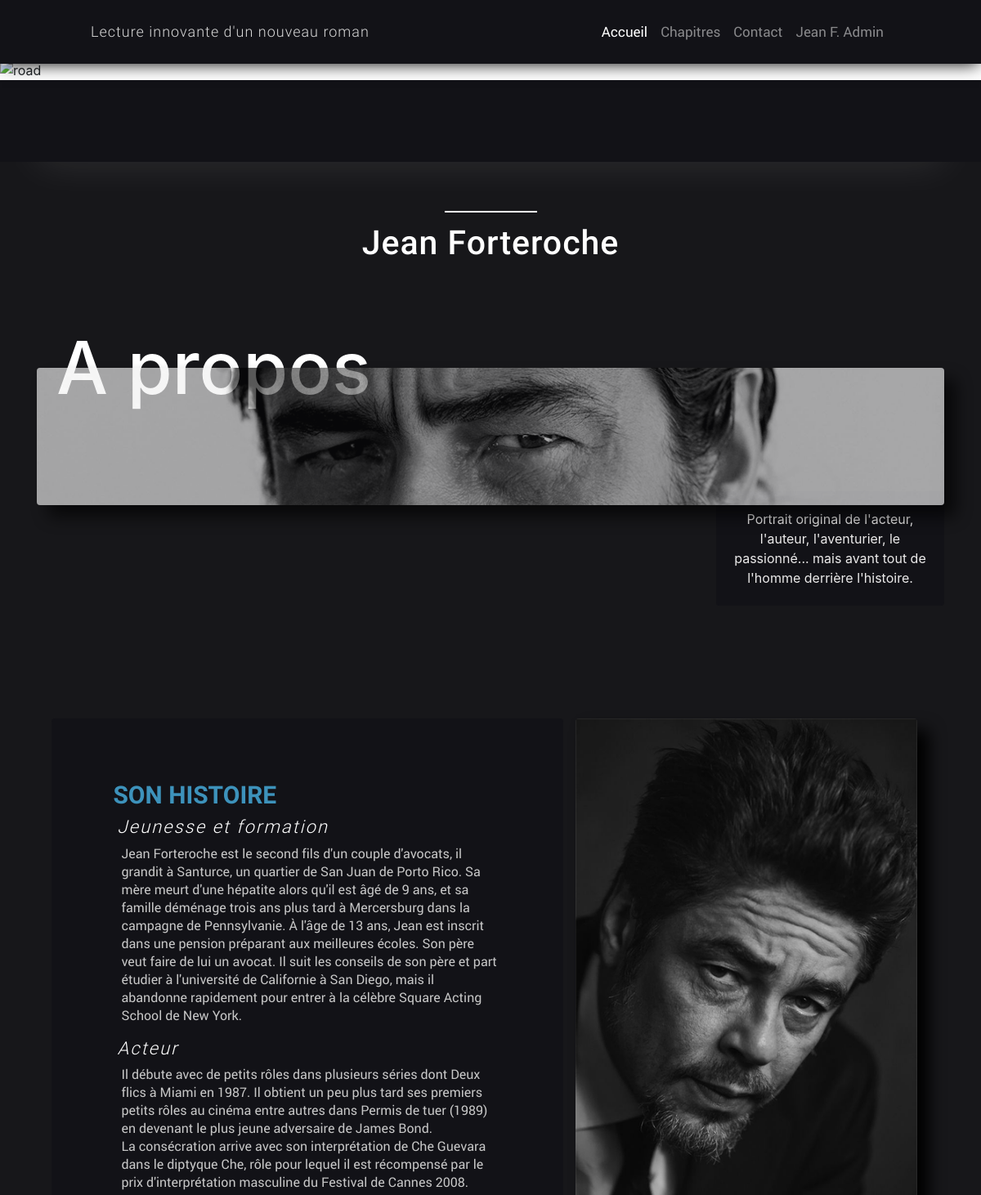
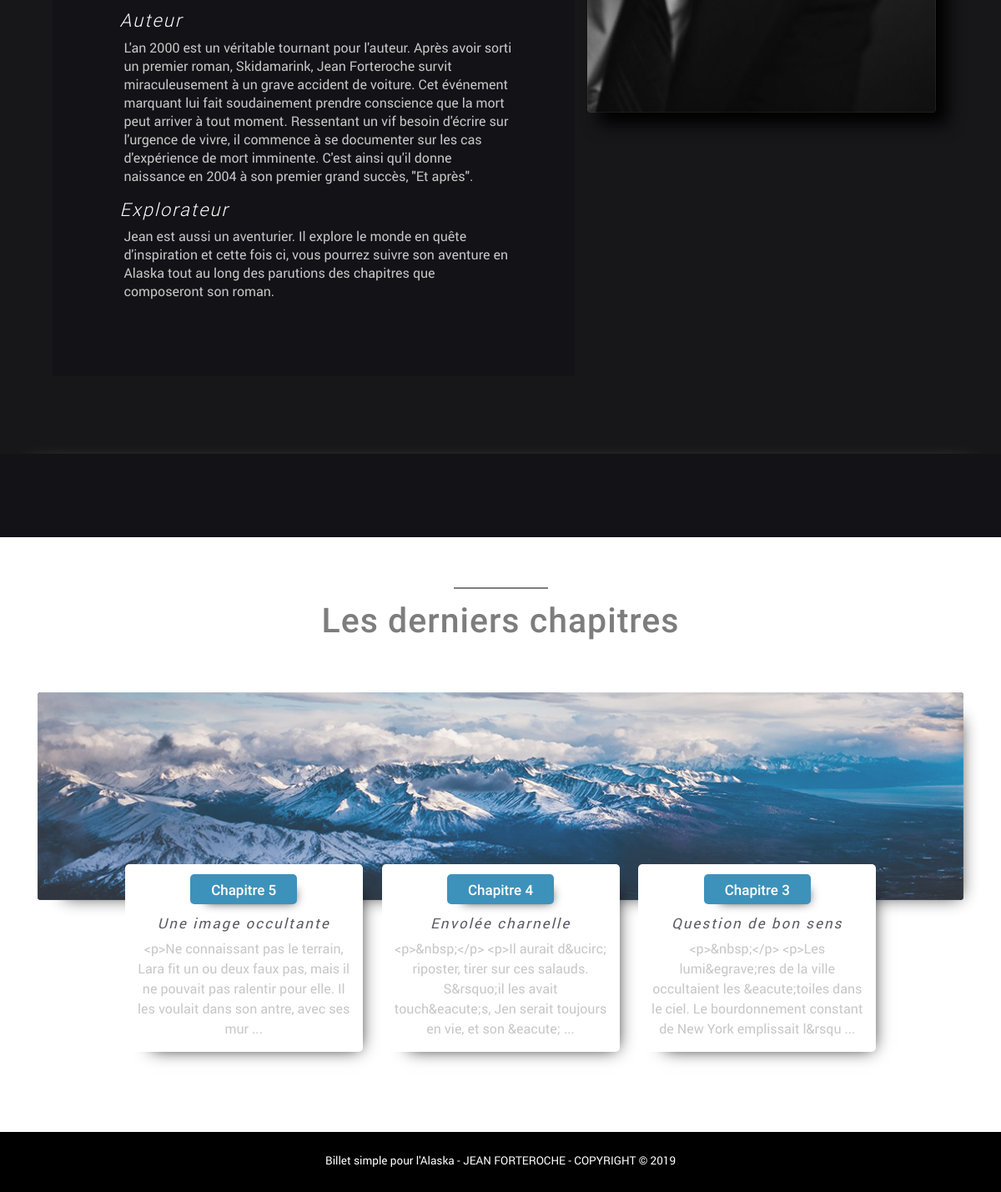
The app's page / (signed in) with its own data (2 pictures, top to bottom).
### tables this page shows
CREATE TABLE `chapitres` (
  `id_chapitre` int(11) NOT NULL,
  `numero` varchar(20) NOT NULL,
  `titre` varchar(255) NOT NULL,
  `date_creation` datetime NOT NULL,
  `date_publication` datetime NOT NULL DEFAULT CURRENT_TIMESTAMP,
  `statut` int(11) NOT NULL DEFAULT '0',
  `content_text` text NOT NULL,
  `img_name` text,
  `img_dest` text
);

### controller/ctrl-Frontend.php (called while the page is built, shortened)
<?php
require('model/ChapterManager.php');
	function viewPreviewChaps()
		{
		    $chapterManager = new ChapterManager();
		    $previewChaps = $chapterManager->getPreviewChaps();
			require 'view/frontend/indexView.php';
		}

### model/ChapterManager.php (called while the page is built, shortened)
<?php
class ChapterManager extends Manager
    {
        public function getPreviewChaps()
            {
                $db = $this->dbConnect();
                $previewChaps = $db->query('SELECT id_chapitre, numero, titre, content_text, DATE_FORMAT(date_creation, "%d/%m/%Y à %Hh%imin%ss") AS date_creation_fr FROM chapitres WHERE statut="1" ORDER BY date_creation DESC LIMIT 0, 3');
                return $previewChaps;
            }
    }

### view/frontend/indexView.php (the view, shortened to what this page needs)
    <a id="navTitre" class="navbar-brand" href="#">
        Lecture innovante d'un nouveau roman
    </a>
    <li class="nav-item active">
        <a class="nav-link" href="index.php">Accueil</a>
    </li>
    <li class="nav-item">
        <a class="nav-link" href="<?='index.php?action=Chapitres'?>">Chapitres</a>
    </li>
    <li class="nav-item">
        <a class="nav-link" href="<?='index.php?action=Contact'?>">Contact</a>
    </li>
    <section id="slider" class="" >
        <div id="slideshow" class="">
            <figure id="slide1" class="mySlides">
                <img class="slideshowImg" src="public/images/slide1.png" alt= "road">
                <figcaption>
                    <h2>Billet simple pour l'Alaska</h2>
                    <p>
                    </p>
                </figcaption>
            </figure>
        </div>
    </section>
    <section id="transition1"></section>
    <section id="bio">
        <div id="bioContenair" class="container">
            <hr>
            <h2>Jean Forteroche</h2>
            <div id="bioPart1">
                <h3>A propos</h3>
                <img src="public/images/jean1.png" alt= "Jean Forteroche eye">
                <p>
                  Portrait original de l'acteur, l'auteur, l'aventurier, le passionné... mais avant tout de l'homme derrière l'histoire.
                </p>
            </div>
            <div id="bioPart2" class="row">
                <div id="bio2Text" class="col-xs-12 col-lg-7">
                    <h4>SON HISTOIRE</h4>
                    <h6>Jeunesse et formation</h6>
                    <p>
                        Jean Forteroche est le second fils d'un couple d'avocats, il grandit à Santurce, un quartier de San Juan de Porto Rico. Sa mère meurt d'une hépatite alors qu'il est âgé de 9 ans, et sa famille déménage trois ans plus tard à Mercersburg dans la campagne de Pennsylvanie. À l'âge de 13 ans, Jean est inscrit dans une pension préparant aux meilleures écoles. Son père veut faire de lui un avocat. Il suit les conseils de son père et part étudier à l'université de Californie à San Diego, mais il abandonne rapidement pour entrer à la célèbre Square Acting School de New York.
                    </p>
                    <h6>Acteur</h6>
                    <p>
                        Il débute avec de petits rôles dans plusieurs séries dont Deux flics à Miami en 1987. Il obtient un peu plus tard ses premiers petits rôles au cinéma entre autres dans Permis de tuer (1989) en devenant le plus jeune adversaire de James Bond.<br>
                        La consécration arrive avec son interprétation de Che Guevara dans le diptyque Che, rôle pour lequel il est récompensé par le prix d'interprétation masculine du Festival de Cannes 2008.
                    </p>
                    <h6>Auteur</h6>
                    <p>
                        L'an 2000 est un véritable tournant pour l'auteur. Après avoir sorti un premier roman, Skidamarink, Jean Forteroche survit miraculeusement à un grave accident de voiture. Cet événement marquant lui fait soudainement prendre conscience que la mort peut arriver à tout moment. Ressentant un vif besoin d'écrire sur l'urgence de vivre, il commence à se documenter sur les cas d'expérience de mort imminente. C'est ainsi qu'il donne naissance en 2004 à son premier grand succès, "Et après".
                    </p>
                    <h6>Explorateur</h6>
                    <p>
                        Jean est aussi un aventurier. Il explore le monde en quête d'inspiration et cette fois ci, vous pourrez suivre son aventure en Alaska tout au long des parutions des chapitres que composeront son roman.
                    </p>
                </div>
                <div id="bio2Img" class="col-lg-5">
                    <img src="public/images/jean2.png" class="img-responsive center-block" alt= "Jean Forteroche portrait">
                </div>
            </div>
        </div>
    </section>
    <section id="transition2"></section>
    <section id="apercuChapitres">
        <div id="apercuContenair" class="container">
            <hr>
            <h2>Les derniers chapitres</h2>
            <div id="apercuPart1">
                <img src="public/images/lastChapter.png" alt= "Mountain view">
            </div>
            <div id="apercuPart2">
                <div id="barreBack" class="row justify-content-md-center">
                <?php while ($data = $previewChaps->fetch()): ?>
                    <div class="col-xs-12 col-md-3 previewChap">
                        <div class="chapNbr" onclick="window.location.href='<?= "index.php?action=Chapitre&idChapitre=" . $data["id_chapitre"] ?>'"><?php echo htmlspecialchars($data['numero']); ?>
                        </div>
                        <h4><?php echo htmlspecialchars($data['titre']); ?></h4>
                        <p><?php echo htmlspecialchars(substr($data['content_text'], 0, 150)) . " ... "; ?></p>
                    </div>
                <?php endwhile; ?>
                </div>
            </div>
        </div>
    </section>
<?php require('template.php'); ?>

### records on screen
chapitres: numero "Chapitre 5", titre "Une image occultante", content_text "<p>Ne connaissant pas le terrain, Lara fit un ou deux faux pas, mais il ne pouvait pas ralentir pour elle. Il les voulait dans son antre, avec ses mur"
chapitres: numero "Chapitre 4", titre "Envolée charnelle", content_text "<p>&nbsp;</p> <p>Il aurait d&ucirc; riposter, tirer sur ces salauds. S&rsquo;il les avait touch&eacute;s, Jen serait toujours en vie, et son &eacute;"
chapitres: numero "Chapitre 3", titre "Question de bon sens", content_text "<p>&nbsp;</p> <p>Les lumi&egrave;res de la ville occultaient les &eacute;toiles dans le ciel. Le bourdonnement constant de New York emplissait l&rsqu"
